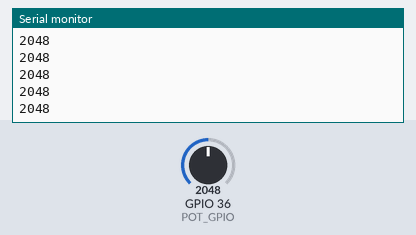
This program was run on a simulated ESP32. Shown: the last lines printed to the serial monitor. Inputs (shaded band) come from the test bench; at power-on: GPIO 36 (POT_GPIO) = 2048.

Above: at 1.2 s.
1.3 s: GPIO 36 (POT_GPIO) set to 2866
At 2.1 s:
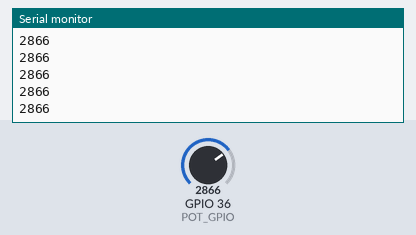
2.8 s: GPIO 36 (POT_GPIO) set to 3603
At 3.4 s:
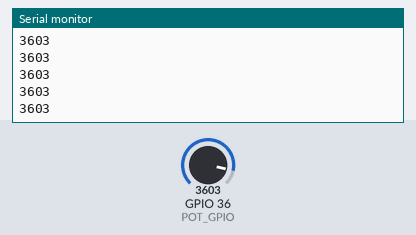
Timing chart, 0 to 5.8 s (numbered marks = the images above; inputs shaded):
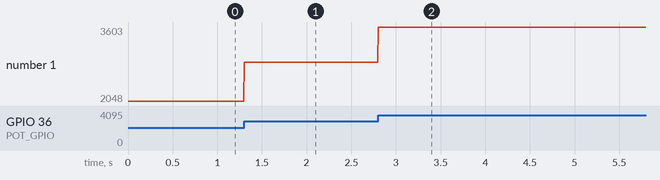

The program:

main.cpp
```cpp
#include <Arduino.h>

/*  04.050 - ESP32 Analog input with potentiometer
   This sketch shows you how to read the state of a potentiometer using an ESP32.
   As you turn the potentiometer knob, see the measured value in the serial monitor.
   This sketch was written by Peter Dalmaris using information from the
   ESP32 datasheet and examples.
   Components
   ----------
    - ESP32 Dev Kit v4
    - 10 KOhm potentiometer
    IDE
    ---
    Arduino IDE with ESP32 Arduino Code
    (https://github.com/espressif/arduino-esp32)
    Libraries
    ---------
    - None
    -
   Connections
   -----------
    Refer to wiring diagram for a visual wiring guide
    ESP32 Dev Kit |     Potentiometer
    ------------------------------
          GND      |    Pin 1
          GPIO36   |    Pin 2 (middle)
          GND      |    Pin 3
    Other information
    -----------------
    1. ESP32 Datasheet: https://www.espressif.com/sites/default/files/documentation/esp32_datasheet_en.pdf
    2. Espressif Docs: https://docs.espressif.com/projects/esp-idf/en/latest/api-reference/peripherals/adc.html#configuration-and-reading-adc

    Created on March 26 2019 by Peter Dalmaris
*/

const byte POT_GPIO = 36;

// the setup routine runs once when you press reset:
void setup() {
  // initialize serial communication at 9600 bits per second:
  Serial.begin(9600);
}

// the loop routine runs over and over again forever:
void loop() {
  // print out the value you read:
  Serial.println(analogRead(POT_GPIO));
}
```

Measured:
- after the input at 1.3 s, the serial monitor: prints a new line at once (image 1)
- after the input at 2.8 s, the serial monitor: prints a new line at once (image 2)
- plotted number 1: 2048 → 2866 after the input at 1.3 s, 2866 → 3603 after the input at 2.8 s
